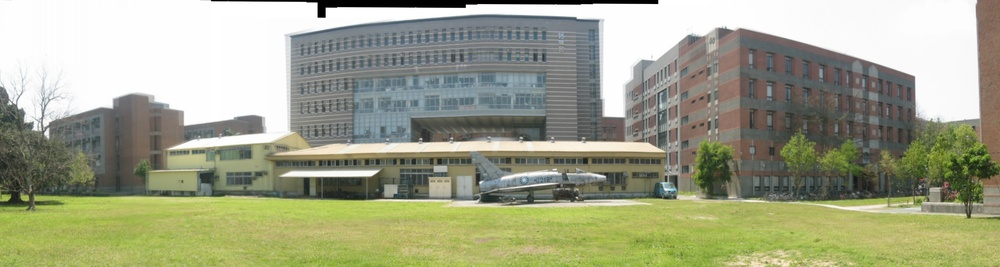
#> input picture Image-Stitching/res/csie_pano.jpg, 1000 x 267 px, shrunk from 1993 x 533 before the run
$ python -i utils.py   (imports and definitions only)   (older library calls are emulated)
#> lines starting #> are read from the running program, lines starting #| are printed output that depends on the picture; long printed decimals are rounded
#
#   Image Stitching: Utilities
#   Written by Qhan
#   First Version: 2018.5.20
#   Last Update: 2018.5.22
#

import cv2
import matplotlib.pyplot as plt
import numpy as np
import os
import os.path as osp
import pandas as pd
from scipy.spatial.distance import cdist


########################
#                      #
#   Cylinder Warping   #
#                      #
########################

# [61 lines left out: function cylinder_warping, not called in this run]


#################################################
#                                               #
#   Feature Detection: Harris Corner Detector   #
#                                               #
#################################################

def calculate_R(gray, ksize=9, S=3, k=0.04):
#> called with ksize = 9, S = 3, k = 0.04
    K = (ksize, ksize)

    gray_blur = cv2.GaussianBlur(gray, K, S)
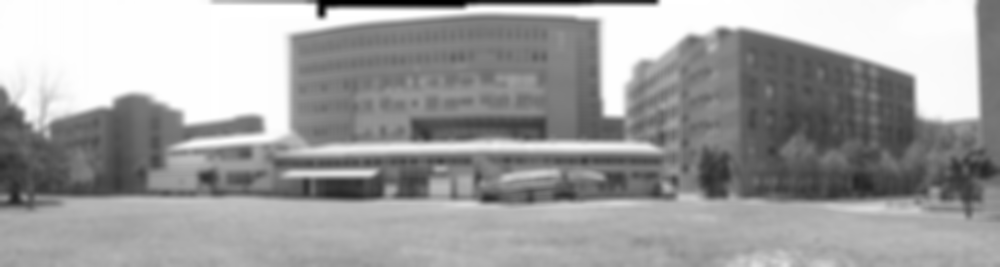
#> gray_blur: shape (267, 1000); min 0, max 255, mean 159.4
    Iy, Ix = np.gradient(gray_blur)
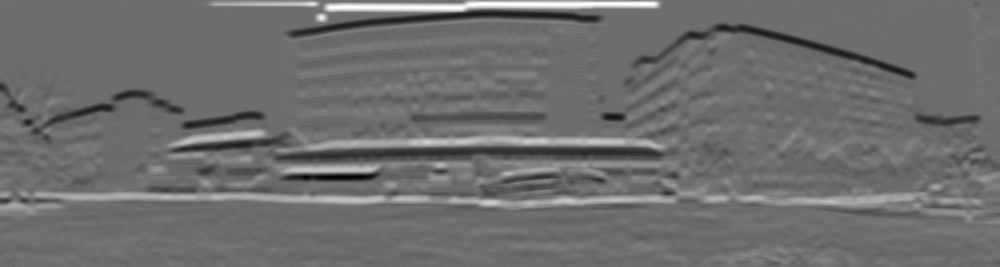
#> Iy: shape (267, 1000) float64; min -29.5, max 38.5, mean 0; drawn with min black and max white
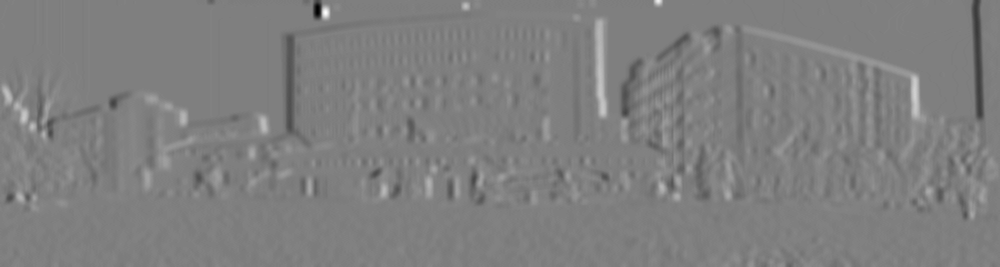
#> Ix: shape (267, 1000) float64; min -38, max 38, mean 0; drawn with min black and max white

    Ix2 = Ix ** 2
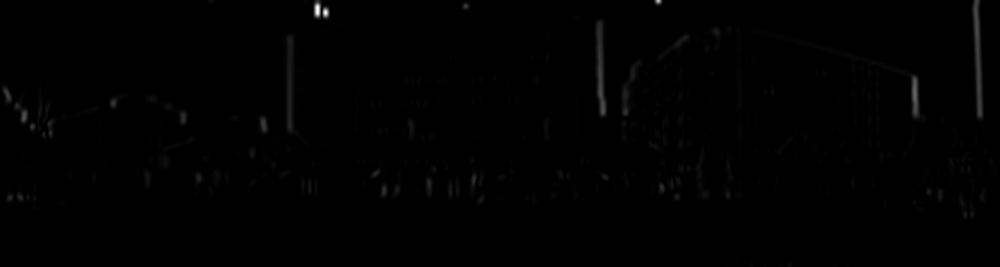
#> Ix2: shape (267, 1000) float64; min 0, max 1444, mean 7; drawn with min black and max white
    Iy2 = Iy ** 2
    Ixy = Ix * Iy

    Sx2 = cv2.GaussianBlur(Ix2, K, S)
    Sy2 = cv2.GaussianBlur(Iy2, K, S)
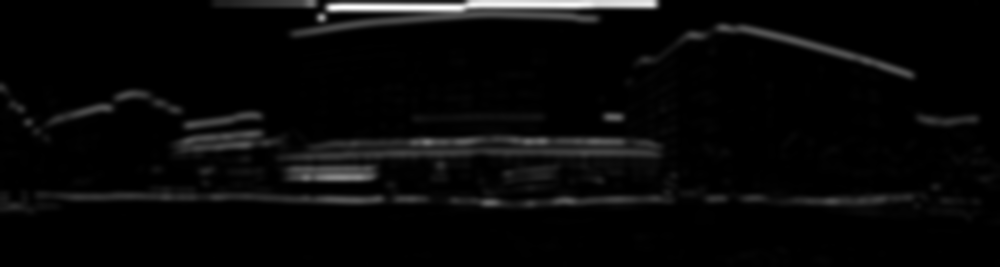
#> Sy2: shape (267, 1000) float64; min 0, max 959.1, mean 33.3; drawn with min black and max white
    Sxy = cv2.GaussianBlur(Ixy, K, S)
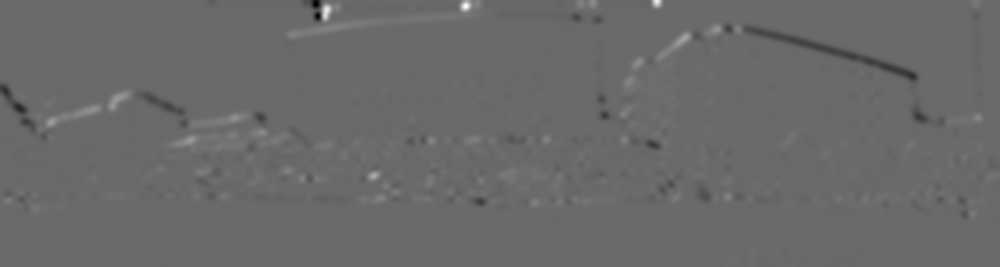
#> Sxy: shape (267, 1000) float64; min -224, max 314.3, mean 0.1; drawn with min black and max white

    detM = (Sx2 * Sy2) - (Sxy ** 2)
    traceM = Sx2 + Sy2

    R = detM - k * (traceM ** 2)
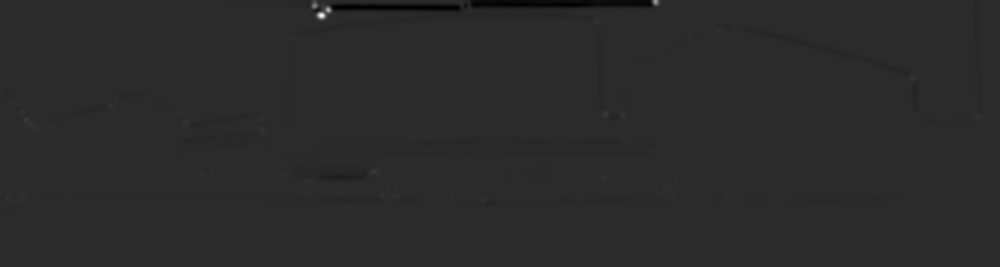
#> R: shape (267, 1000) float64; min -36753.3, max 179871.3, mean -307.5; drawn with min black and max white

    print('R:', np.min(R), np.max(R))
#| R: -36753.277 179871.260
    return R, Ix, Iy, Ix2, Iy2

# [281 lines left out: functions find_local_max_R, get_orientations, get_descriptors, find_matches, ransac, init_panorama and 6 more, not called in this run]

>>> import cv2
>>> picture = cv2.imread('res/csie_pano.jpg', cv2.IMREAD_GRAYSCALE)
>>> result = calculate_R(picture)
#> result = 5 items

$ run again, on Image-Stitching/res/lake_pano.jpg
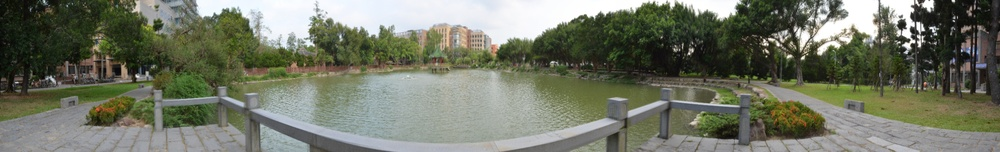
#> input picture Image-Stitching/res/lake_pano.jpg, 1000 x 152 px, shrunk from 3215 x 488 before the run
#> in calculate_R, `traceM = Sx2 + Sy2`:
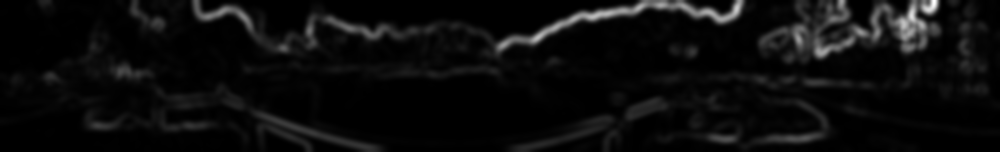
#> traceM: shape (152, 1000) float64; min 0, max 694, mean 34.4; drawn with min black and max white
#> in calculate_R, `R = detM - k * (traceM ** 2)`:
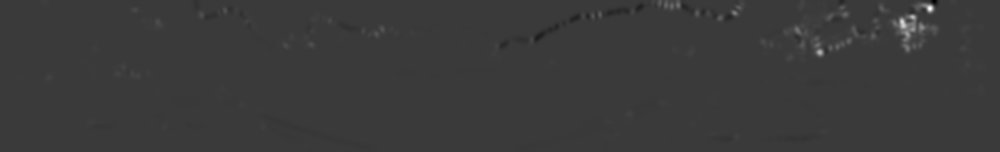
#> R: shape (152, 1000) float64; min -18375.5, max 62011.8, mean 196.2; drawn with min black and max white
#| R: -18375.478 62011.833
#> result = 5 items

$ run again, on Image-Stitching/res/prtn_pano.jpg
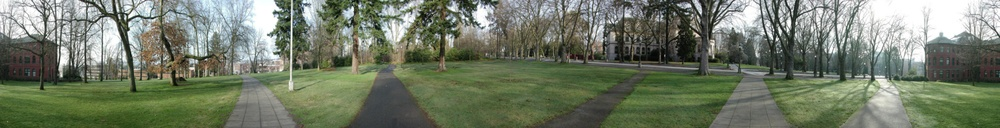
#> input picture Image-Stitching/res/prtn_pano.jpg, 1000 x 128 px, shrunk from 4292 x 548 before the run
#> in calculate_R, `traceM = Sx2 + Sy2`:
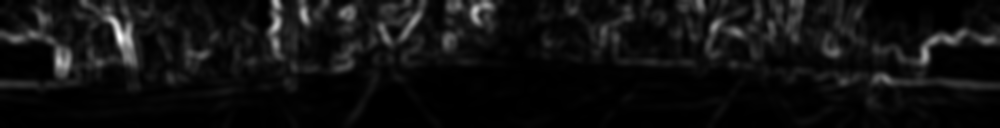
#> traceM: shape (128, 1000) float64; min 0, max 520.7, mean 33.2; drawn with min black and max white
#> in calculate_R, `R = detM - k * (traceM ** 2)`:
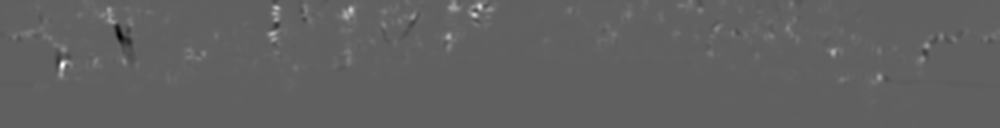
#> R: shape (128, 1000) float64; min -9970.4, max 16264.4, mean 120.3; drawn with min black and max white
#| R: -9970.371 16264.406
#> result = 5 items
